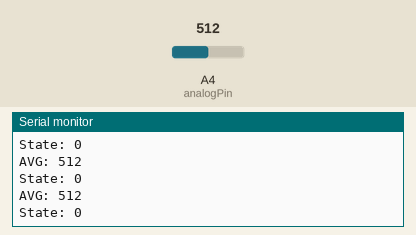
Recording of a sketch running on a simulated Arduino Uno, built with avr-gcc and run on an emulated ATmega328P. Parts: the last lines printed to the serial monitor. Inputs (shaded band) come from the test bench; at power-on: A4 (analogPin) = 512.

Above: at 1.2 s.
1.3 s: A4 (analogPin) set to 495
At 1.33 s:
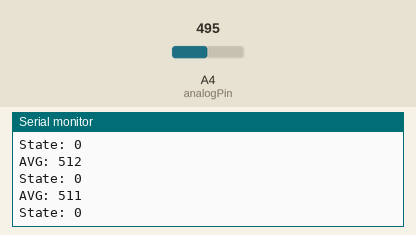
2.8 s: A4 (analogPin) set to 515
At 2.8 s:
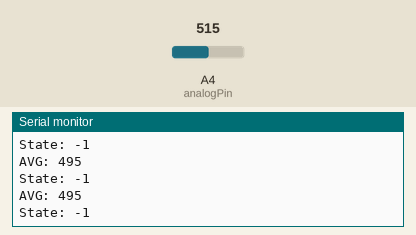
Timing chart, 0 to 5.8 s (numbered marks = the images above; inputs shaded):
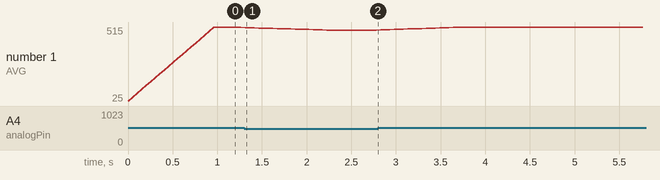

The sketch:

pressure_test.ino
```cpp
#define analogPin A4
int pressureVal = 0;

String input;  // Input for calibration

int mini = 505;
int maxi = 535;

int avgCount = 20;

int values[20];
int i = 0;
int avg;  // average value over 20 meassurements
int state = 0;  // How many quarters full the container is
int val;

int quarters[4];

void updateQuarters(){
  int halfdiff = (maxi-mini)/2;
  quarters[0] = mini;
  quarters[1] = mini + halfdiff;
  quarters[2] = maxi - halfdiff;
  quarters[3] = maxi;
}

int updateAvgVal(){
  i = i % avgCount;
  values[i] = val;
  i++;

  int sum = 0;
  for (int j = 0; j<avgCount; j++){
    sum += values[j];
  }
  return sum/avgCount;
}

int updatePressureState(){
  int state;
  if (avg > quarters[3]){
    state = 3;
  }
  else if (avg > quarters[2]){
    state = 2;
  }
  else if (avg > quarters[1]){
    state = 1;
  }
  else if (avg > quarters[0]){
    state = 0;
  }
  else{
    state = -1;
  }
  return state;
}

void setup()
{
  Serial.begin(115200);          //  setup serial
  updateQuarters();
}

void loop()
{
  val = analogRead(analogPin);    // read the input pin
  avg = updateAvgVal();
  state = updatePressureState();

  Serial.print("AVG: ");
  Serial.println(avg);
  Serial.print("State: ");
  Serial.println(state);
  delay(50);
}
```

Measured:
- after the input at 1.3 s, the serial monitor: prints a new line at once (image 1)
- plotted number 1: 512 → 495 after the input at 1.3 s, 495 → 515 after the input at 2.8 s
